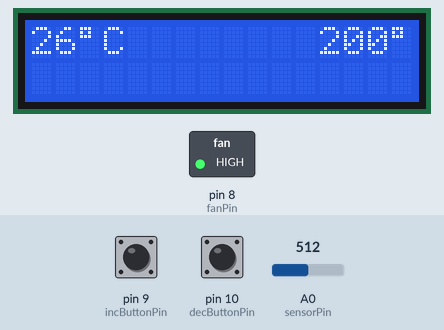
The sketch below on a simulated Arduino Uno, built with avr-gcc and run on an emulated ATmega328P. On the bench: 16×2 character LCD, switched loads named in the sketch (green lamp = pin HIGH). Inputs (shaded band) come from the test bench; at power-on: A0 (sensorPin) = 512, pin 9 (incButtonPin) LOW, pin 10 (decButtonPin) LOW.

Above: at 4.2 s.
4.3 s: A0 (sensorPin) set to 167
At 5.5 s:
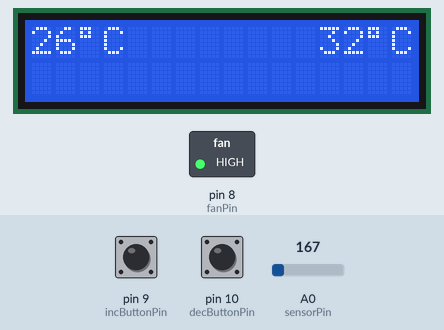
6.0 s: A0 (sensorPin) set to 141
At 6.9 s:
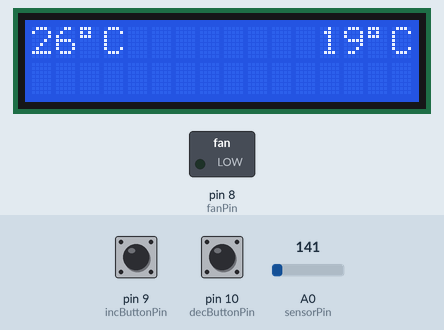
7.5 s: pin 9 (incButtonPin) pulled HIGH for 1 s
At 9.3 s:
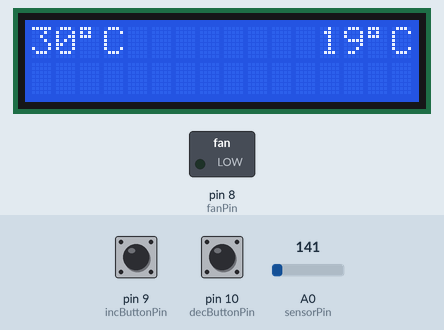
10.0 s: pin 10 (decButtonPin) pulled HIGH for 3.2 s
At 14.2 s:
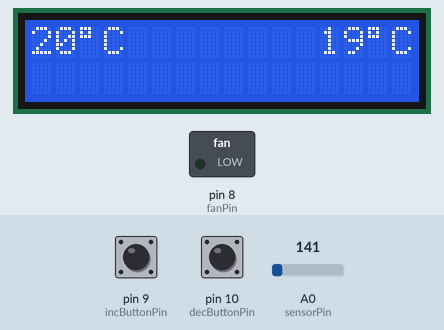
14.7 s: pin 10 (decButtonPin) pulled HIGH for 0.35 s
At 15.8 s:
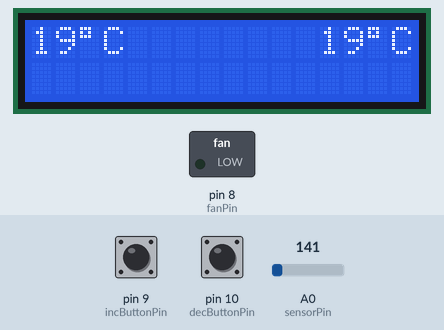
16.5 s: A0 (sensorPin) set to 122
At 17.3 s:
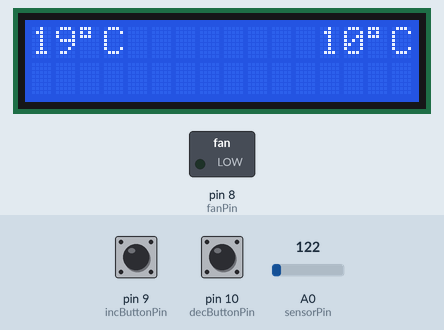
Timing chart, 0 to 19.1 s (numbered marks = the images above; inputs shaded):
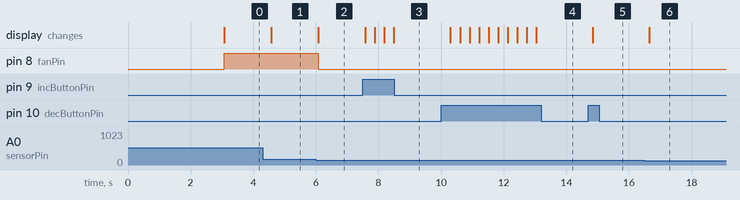

Measured:
- the behaviour switches between 157 and 156 on A0 (sensorPin) (found by bisection; images 1 and 2)
- after the input at 4.3 s, the display: changes after 0.27 s (image 1)
- after the input at 6.0 s, pin 8 (fanPin): HIGH → LOW after 0.08 s; the display: changes after 0.08 s (image 2)
- after the input at 7.5 s, the display: first changes after 0.08 s (image 3 shows a later state)
- after the input at 10.0 s, the display: first changes after 0.30 s (image 4 shows a later state)
- after the input at 14.7 s, the display: changes after 0.14 s (image 5)
- after the input at 16.5 s, the display: changes after 0.15 s (image 6)

The sketch:

ac_controller.ino
```cpp
#include <LiquidCrystal.h>

LiquidCrystal lcd(12, 11, 2, 3, 4, 5);

const int sensorPin = A0;
int currentTemp = 0;
int intendedTemp;

const int fanPin = 8;
bool isFanOn = false;

const int incButtonPin = 9;
const int decButtonPin = 10;

void setup() {
  Serial.begin(9600);

  pinMode(fanPin, OUTPUT);
  pinMode(incButtonPin, INPUT);
  pinMode(decButtonPin, INPUT);

  lcd.begin(16, 2);
  lcd.setCursor(0,0);
  lcd.write("hello, world!");

  delay(3000);

  int sensorVal = analogRead(sensorPin);
  float voltage = (sensorVal/1024.0) * 5.0;
  float temp = (voltage - .5) * 100;
  intendedTemp = 26; // set to 26 initially
}

void loop() {

  int incButtonState = digitalRead(incButtonPin);
  int decButtonState = digitalRead(decButtonPin);

  bool intendedTempChanged = false;
  if (incButtonState == HIGH && decButtonState == LOW) {
    intendedTempChanged = true;
    intendedTemp += 1;
  }else if (decButtonState == HIGH && incButtonState == LOW) {
    intendedTempChanged = true;
    intendedTemp -= 1;
  }

  int sensorVal = analogRead(sensorPin);
  float voltage = (sensorVal/1024.0) * 5.0;
  float temp = (voltage - .5) * 100;

  int roundedTemp = round(temp);

  if (roundedTemp != currentTemp || intendedTempChanged) {
    currentTemp = roundedTemp;

    String realTempText;
    realTempText += String(roundedTemp);
    realTempText += String((char)223);
    realTempText += "C";

    String intendedTempText;
    intendedTempText += String(intendedTemp);
    intendedTempText += String((char)223);
    intendedTempText += "C";

    lcd.clear();
    lcd.print(intendedTempText);
    lcd.setCursor(12, 0);
    lcd.print(realTempText);
  }

  if (intendedTemp >= currentTemp && isFanOn) {
    // turn fan off
    digitalWrite(fanPin, LOW);
    isFanOn = false;
  } else if (intendedTemp < currentTemp && !isFanOn) {
    // turn fan on
    digitalWrite(fanPin, HIGH);
    isFanOn = true;
  }

  delay(300);

}
```
